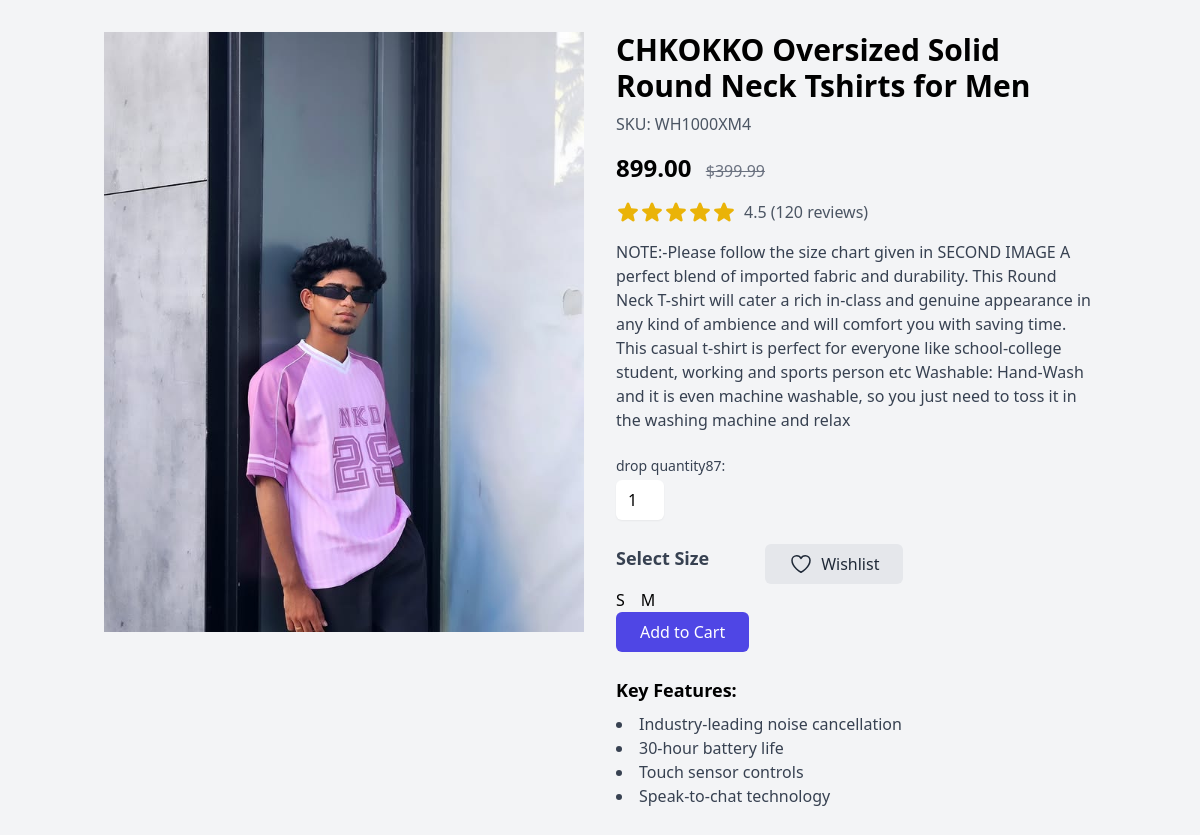
The app's page /product_details/1/ with its own data.
### dhanish/models.py (models this page shows, shortened)
class Product(models.Model):
    category = models.ForeignKey(Category, related_name='products', on_delete=models.CASCADE)
    name = models.CharField(max_length=255)
    description = models.TextField()
    sizes = models.ManyToManyField(Size, related_name='products')
    price = models.DecimalField(max_digits=10, decimal_places=2)
    stock = models.IntegerField(default=0, validators=[MinValueValidator(0)])
    image = models.ImageField(upload_to='product_images/')
    created_at = models.DateTimeField(default=timezone.now)
    updated_at = models.DateTimeField(auto_now=True)
    status = models.BooleanField(default=False, help_text='0-show, 1-Hidden')
    trending = models.BooleanField(default=False, help_text='0-default, 1-Trending')
    slug = models.SlugField(unique=True)

class Size(models.Model):
    name = models.CharField(max_length=10)  # Example: 'S', 'M', 'L', 'XL'

### dhanish/views.py (the view)
# urls.py: path('product_details/<int:id>/', views.product_details, name='product_details'),
def product_details(request, id):
    product = get_object_or_404(Product, id=id)
    return render(request, 'product_details.html', {'product': product})

### dhanish/templates/product_details.html (shortened to what this page needs)
<!doctype html>
<html>
<head>
  <script src="https://cdn.tailwindcss.com"></script>
</head>
<body>
<div class="bg-gray-100">
  <div class="container mx-auto px-4 py-8">
    <div class="flex flex-wrap -mx-4">
      <div class="w-full md:w-1/2 px-4 mb-8">
        <img src="{{ product.image.url }}" alt="{{ product.name }}">
      </div>
      <div class="w-full md:w-1/2 px-4">
        <h2 class="text-3xl font-bold mb-2">{{ product.name }}</h2>
        <p class="text-gray-600 mb-4">SKU: WH1000XM4</p>
        <div class="mb-4">
          <span class="text-2xl font-bold mr-2">  {{ product.price }} </span>
          <span class="text-gray-500 line-through">$399.99</span>
        </div>
        <div class="flex items-center mb-4">
          <span class="ml-2 text-gray-600">4.5 (120 reviews)</span>
        </div>
        <p class="text-gray-700 mb-6">{{ product.description }}</p>
        <div class="mb-6">
          <label for="quantity" class="block text-sm font-medium text-gray-700 mb-1">drop quantity{{ product.stock }}:</label>
          <input type="number" id="quantity" name="quantity" min="1" value="1"
          class="w-12  p-2 text-center rounded-md border-gray-300  shadow-sm focus:border-indigo-300 focus:ring focus:ring-indigo-200 focus:ring-opacity-50">
        </div>
        <div class="flex space-x-4 mb-6">
          <form action="{% url 'add_to_cart' product.id %}" method="POST">
            <div class="space-y-4">
                <p class="text-lg font-semibold text-gray-700">Select Size</p>
                <div class="flex gap-4 flex-wrap">
                    {% for size in product.sizes.all %}
                        <button type="submit" name="size" value="{{ size.id }}" class="size-button">
                            {{ size.name }}
                        </button>
                    {% endfor %}
                </div>
            </div>
            <button type="submit" class="bg-indigo-600 text-white px-6 py-2 rounded-md hover:bg-indigo-700">
                Add to Cart
            </button>
        </form>
                <a href="{% url 'add_to_wishlist' product.id %}">
          <button
                        class="bg-gray-200 flex gap-2 items-center  text-gray-800 px-6 py-2 rounded-md hover:bg-gray-300 focus:outline-none focus:ring-2 focus:ring-gray-500 focus:ring-offset-2">
                        Wishlist
                    </button></a>
        </div>
        <div>
          <h3 class="text-lg font-semibold mb-2">Key Features:</h3>
          <ul class="list-disc list-inside text-gray-700">
            <li>Industry-leading noise cancellation</li>
            <li>30-hour battery life</li>
            <li>Touch sensor controls</li>
            <li>Speak-to-chat technology</li>
          </ul>
        </div>
      </div>
    </div>
  </div>
</div>
</body>
</html>

### records on screen
Product: image (picture), name "CHKOKKO Oversized Solid Round Neck Tshirts for Men", price "899.00", description "NOTE:-Please follow the size chart given in SECOND IMAGE A perfect blend of imported fabric and durability. This Round Neck T-shirt will cater a rich in-class and genuine appearance in any kind of ambience and will comfort you with saving time. This casual t-shirt is perfect for everyone like school-college student, working and sports person etc Washable: Hand-Wash and it is even machine washable, so you just need to toss it in the washing machine and relax", stock "87"
Size: {{ size.id }} 1 (drawn), name "S"
Size: {{ size.id }} 2 (drawn), name "M"
